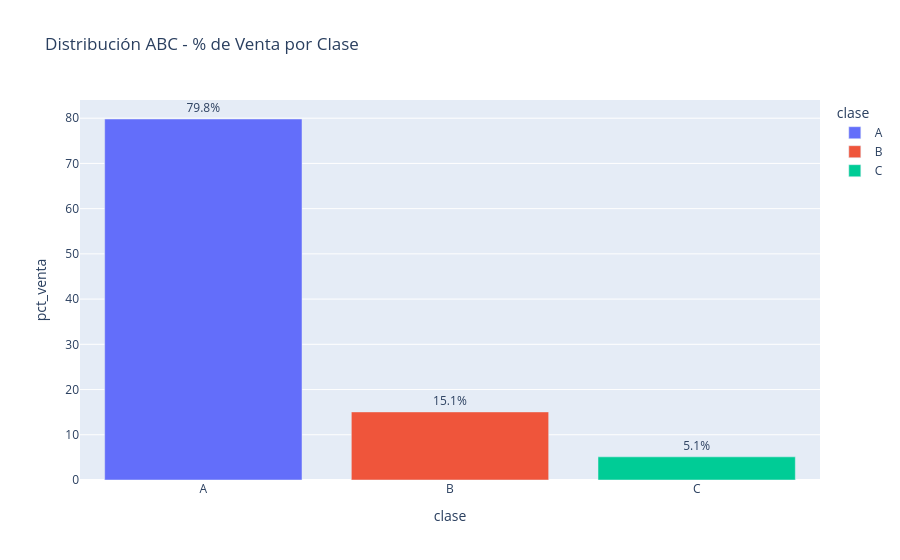

Notebook code for this chart:
### Code cell
fig = px.bar(
    resumen.reset_index(),
    x='clase',
    y='pct_venta',
    color='clase',
    title='Distribución ABC - % de Venta por Clase',
    text='pct_venta'
)
fig.update_traces(texttemplate='%{text:.1f}%', textposition='outside')
fig.show()
fig.write_image('../reports/09_abc_distribucion.png', width=1200, height=500)

### Figure 1 — Plotly figure (JSON) as saved in the notebook; plotly's stock layout.template omitted (floating-point values rounded to 4 significant figures)
{"data": [{"hovertemplate": "clase=%{x}<br>pct_venta=%{text}<extra></extra>", "legendgroup": "A", "marker": {"color": "#636efa", "pattern": {"shape": ""}}, "name": "A", "orientation": "v", "showlegend": true, "text": [79.82], "textposition": "outside", "texttemplate": "%{text:.1f}%", "type": "bar", "x": ["A"], "xaxis": "x", "y": [79.82], "yaxis": "y"}, {"hovertemplate": "clase=%{x}<br>pct_venta=%{text}<extra></extra>", "legendgroup": "B", "marker": {"color": "#EF553B", "pattern": {"shape": ""}}, "name": "B", "orientation": "v", "showlegend": true, "text": [15.05], "textposition": "outside", "texttemplate": "%{text:.1f}%", "type": "bar", "x": ["B"], "xaxis": "x", "y": [15.05], "yaxis": "y"}, {"hovertemplate": "clase=%{x}<br>pct_venta=%{text}<extra></extra>", "legendgroup": "C", "marker": {"color": "#00cc96", "pattern": {"shape": ""}}, "name": "C", "orientation": "v", "showlegend": true, "text": [5.123], "textposition": "outside", "texttemplate": "%{text:.1f}%", "type": "bar", "x": ["C"], "xaxis": "x", "y": [5.123], "yaxis": "y"}], "layout": {"barmode": "relative", "legend": {"title": {"text": "clase"}, "tracegroupgap": 0}, "title": {"text": "Distribución ABC - % de Venta por Clase"}, "xaxis": {"anchor": "y", "categoryarray": ["A", "B", "C"], "categoryorder": "array", "domain": [0, 1], "title": {"text": "clase"}}, "yaxis": {"anchor": "x", "domain": [0, 1], "title": {"text": "pct_venta"}}}}
